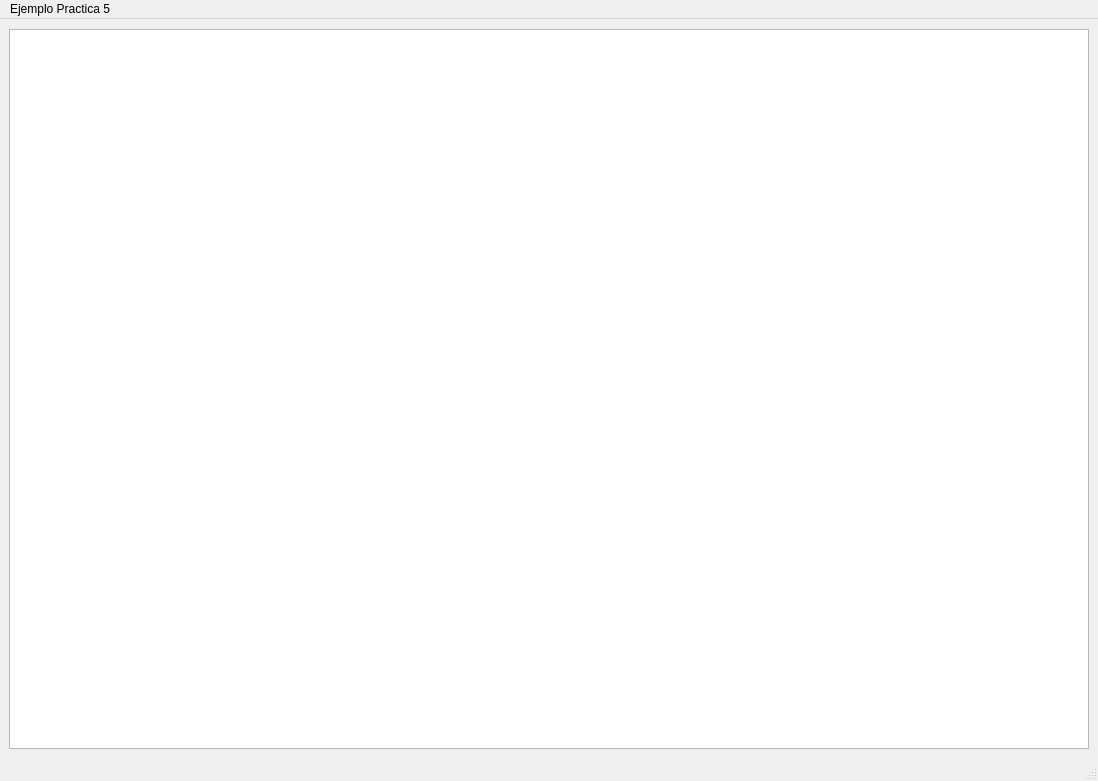
<?xml version="1.0" encoding="UTF-8"?>
<ui version="4.0">
 <class>MainWindow</class>
 <widget class="QMainWindow" name="MainWindow">
  <property name="geometry">
   <rect>
    <x>0</x>
    <y>0</y>
    <width>1098</width>
    <height>781</height>
   </rect>
  </property>
  <property name="maximumSize">
   <size>
    <width>1098</width>
    <height>1080</height>
   </size>
  </property>
  <property name="windowTitle">
   <string>MainWindow</string>
  </property>
  <widget class="QWidget" name="centralwidget">
   <layout class="QGridLayout" name="gridLayout">
    <item row="0" column="0">
     <widget class="QGraphicsView" name="graphicsView">
      <property name="minimumSize">
       <size>
        <width>1080</width>
        <height>720</height>
       </size>
      </property>
      <property name="maximumSize">
       <size>
        <width>1080</width>
        <height>720</height>
       </size>
      </property>
     </widget>
    </item>
   </layout>
  </widget>
  <widget class="QMenuBar" name="menubar">
   <property name="geometry">
    <rect>
     <x>0</x>
     <y>0</y>
     <width>1098</width>
     <height>22</height>
    </rect>
   </property>
   <widget class="QMenu" name="menuEjemplo_Practica_5">
    <property name="title">
     <string>Ejemplo Practica 5</string>
    </property>
   </widget>
   <addaction name="menuEjemplo_Practica_5"/>
  </widget>
  <widget class="QStatusBar" name="statusbar"/>
 </widget>
 <resources/>
 <connections/>
</ui>
